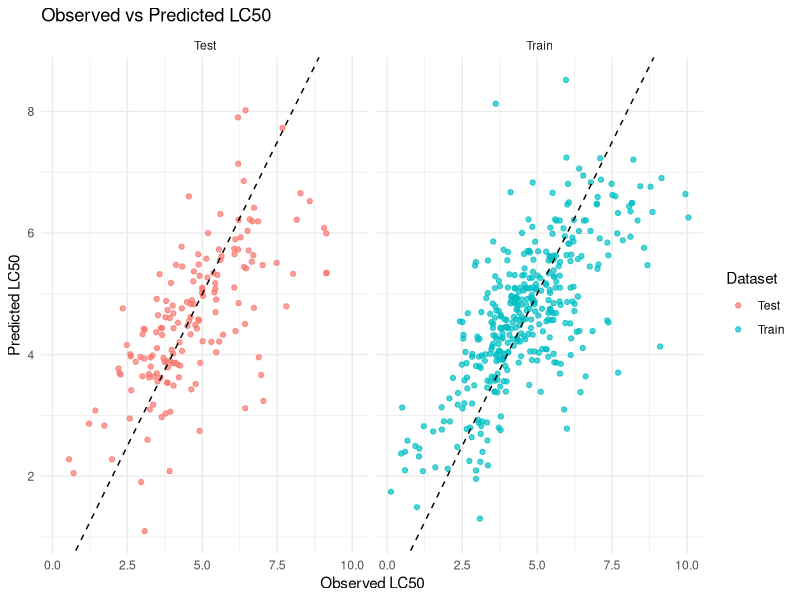

Generate this figure with R:
## ---- chunk 1
knitr::opts_chunk$set(echo = TRUE)
## ---- chunk 2
library(caTools)
library(ggplot2)
## ---- chunk 3
data <- read.csv("qsar_aquatic_toxicity.csv", sep = ";", header = FALSE)
names(data) <- c(
    "TPSA",
    "SAacc",
    "H050",
    "MLOGP",
    "RDCHI",
    "GATS1p",
    "nN",
    "C040",
    "LC50"
)

head(data)
## ---- chunk 4
# Use 70% of dataset as training set and remaining 30% as testing set
sample <- sample.split(data$LC50, SplitRatio = 0.7)
train  <- subset(data, sample == TRUE)
test   <- subset(data, sample == FALSE)
## ---- chunk 5
cat("Dimension of Training Set:", paste(dim(train), collapse = "x"), "\nDimension of Test Set:", paste(dim(test), collapse = "x"), "\n")
## ---- chunk 6
# Fit linear regression model on training data
model <- lm(LC50 ~ ., data=train)

summary(model)
## ---- chunk 7
# Predict on training and test datasets
pred_train <- predict(model, newdata=train)
pred_test <- predict(model, newdata=test)
## ---- chunk 8
# Adding predictions columns to the datasets
train$predicted_LC50 <- pred_train
test$predicted_LC50 <- pred_test
## ---- chunk 9
# Evaluate model: calculate MSE, RMSE, and R-squared for training and test sets
mse_train <- mean((train$LC50 - train$predicted_LC50)^2)
rmse_train <- sqrt(mse_train)
r2_train <- 1 - (sum((train$LC50 - train$predicted_LC50)^2) / sum((train$LC50 - mean(train$LC50))^2))

mse_test <- mean((test$LC50 - test$predicted_LC50)^2)
rmse_test <- sqrt(mse_test)
r2_test <- 1 - (sum((test$LC50 - test$predicted_LC50)^2) / sum((test$LC50 - mean(test$LC50))^2))
## ---- chunk 10
cat(paste0(
  "Training Metrics:\n",
  "MSE (Train): ", mse_train, "\n",
  "RMSE (Train): ", rmse_train, "\n",
  "R-squared (Train): ", r2_train, "\n\n",
  
  "Test Metrics:\n",
  "MSE (Test): ", mse_test, "\n",
  "RMSE (Test): ", rmse_test, "\n",
  "R-squared (Test): ", r2_test, "\n"
))
## ---- chunk 11
# Combine data for plotting
train$Dataset <- 'Train'
test$Dataset <- 'Test'
plot_data <- rbind(train, test)

# Plot observed vs predicted LC50 values
ggplot(plot_data, aes(x = LC50, y = predicted_LC50, color = Dataset)) +
  geom_point(alpha = 0.7) +
  geom_abline(intercept = 0, slope = 1, linetype = "dashed") +
  labs(title = "Observed vs Predicted LC50", x = "Observed LC50", y = "Predicted LC50") +
  theme_minimal() +
  facet_wrap(~Dataset)
